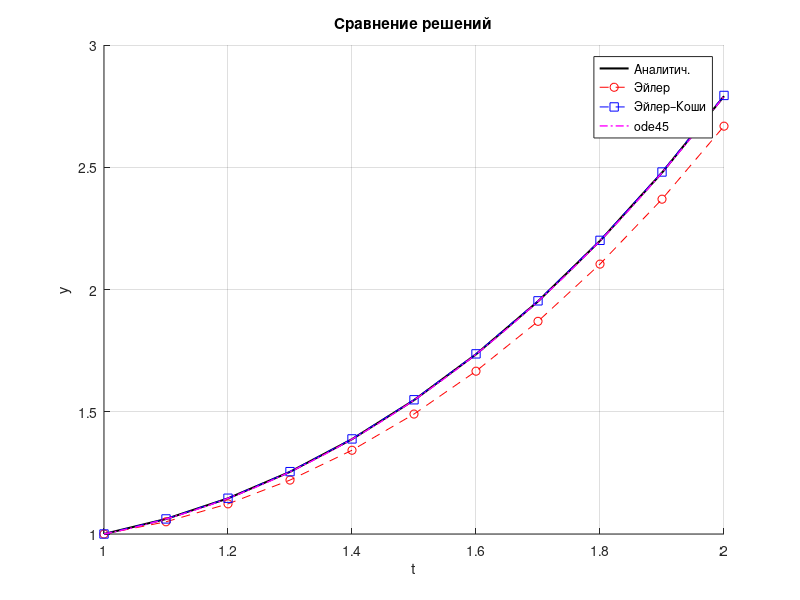

The MATLAB source for this figure:
% Параметры задачи
t0 = 1; tf = 2; y0 = 1;
h1 = 0.1; h2 = 0.2;

% Функция правой части
f = @(t,y) -y./(2*t) + t.^2;

% Аналитическое решение
y_exact_fun = @(t) t.^3/3.5 + (5/7)*t.^(-0.5);

% Сетка для h1
t1 = t0:h1:tf; N1 = length(t1);
y_euler1 = zeros(1,N1);
y_cauchy1 = zeros(1,N1);
y_euler1(1) = y0; y_cauchy1(1) = y0;

% Сетка для h2
t2 = t0:h2:tf; N2 = length(t2);
y_euler2 = zeros(1,N2);
y_cauchy2 = zeros(1,N2);
y_euler2(1) = y0; y_cauchy2(1) = y0;

% Явный метод Эйлера и метод Эйлера–Коши
for i = 1:N1-1
    % Эйлер
    y_euler1(i+1) = y_euler1(i) + h1*f(t1(i), y_euler1(i));
    % Эйлер–Коши
    y_temp = y_cauchy1(i) + h1*f(t1(i), y_cauchy1(i));
    y_cauchy1(i+1) = y_cauchy1(i) + h1 * (f(t1(i), y_cauchy1(i)) + f(t1(i+1), y_temp)) / 2;
end

for i = 1:N2-1
    % Эйлер
    y_euler2(i+1) = y_euler2(i) + h2*f(t2(i), y_euler2(i));
    % Эйлер–Коши
    y_temp = y_cauchy2(i) + h2*f(t2(i), y_cauchy2(i));
    y_cauchy2(i+1) = y_cauchy2(i) + h2 * (f(t2(i), y_cauchy2(i)) + f(t2(i+1), y_temp)) / 2;
end

% Решение встроенной функцией ode45
[t_ode, y_ode] = ode45(f, [t0 tf], y0);

% Оценка погрешности по правилу Рунге
p_euler  = 1; p_cauchy = 2;
err_runge_euler  = max(abs(y_euler1(1:2:end)  - y_euler2)/(2^p_euler  - 1));
err_runge_cauchy = max(abs(y_cauchy1(1:2:end) - y_cauchy2)/(2^p_cauchy - 1));

% Точное решение в узлах t1
y_exact1 = y_exact_fun(t1);

% Оценка максимальной погрешности
err_euler1  = max(abs(y_exact1 - y_euler1));
err_cauchy1 = max(abs(y_exact1 - y_cauchy1));
err_ode     = max(abs(y_exact1 - interp1(t_ode, y_ode, t1)));

% Вывод погрешностей
fprintf('Макс. ошибки:\n Эйлер: %g\n Эйлер–Коши: %g\n ode45: %g\n', ...
        err_euler1, err_cauchy1, err_ode);
fprintf('Ошибка Рунге:\n Эйлер: %g\n Эйлер–Коши: %g\n', ...
        err_runge_euler, err_runge_cauchy);

% Построение графиков
figure; hold on; grid on;
plot(t1,    y_exact1,   'k-',  'LineWidth',1.5);
plot(t1,    y_euler1,   'ro--');
plot(t1,    y_cauchy1,  'bs--');
plot(t_ode, y_ode,      'm-.', 'LineWidth',1);
legend('Аналитич.', 'Эйлер', 'Эйлер–Коши', 'ode45');
xlabel('t'); ylabel('y'); title('Сравнение решений');